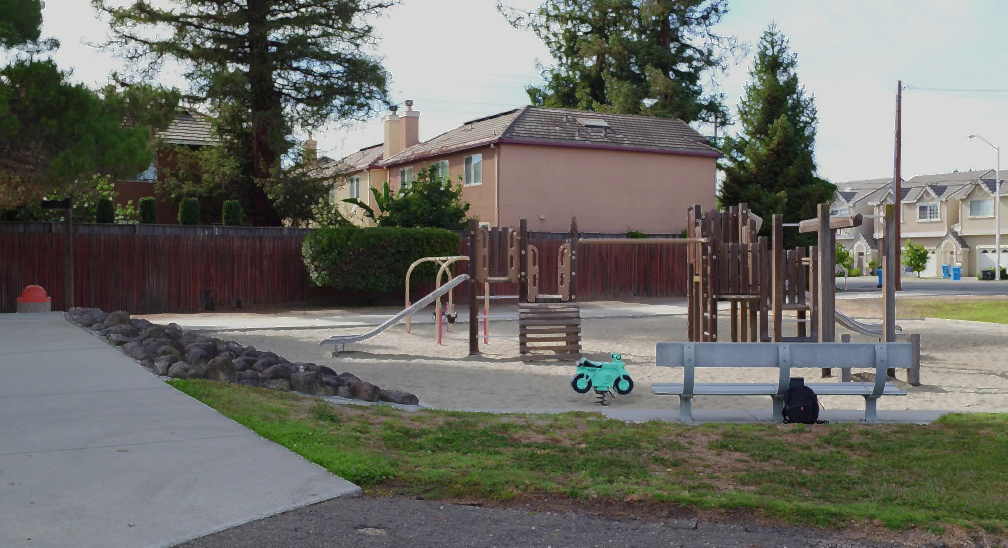
#> input picture demo.png, 1008 x 548 px, given in place of demo.jpg, which was not available
$ python preprocess.py
#> lines starting #> are read from the running program, lines starting #| are printed output that depends on the picture; pictures that were not available may be replaced by others from this repository, and a replacement may not be noted
#> further down, img is the input picture: shape (548, 1008, 3); mean B, G, R 104.2, 110.7, 110.5
import cv2
import numpy as np
from scipy.signal import convolve2d

def unsharp_mask(image, kernel_size=(3, 3), sigma=1.0, amount=1.0, threshold=0):
#> called with kernel_size = (3, 3), sigma = 1, amount = 1, threshold = 0
    blurred = cv2.GaussianBlur(image, kernel_size, sigma)
    sharpened = float(amount + 1) * image - float(amount) * blurred
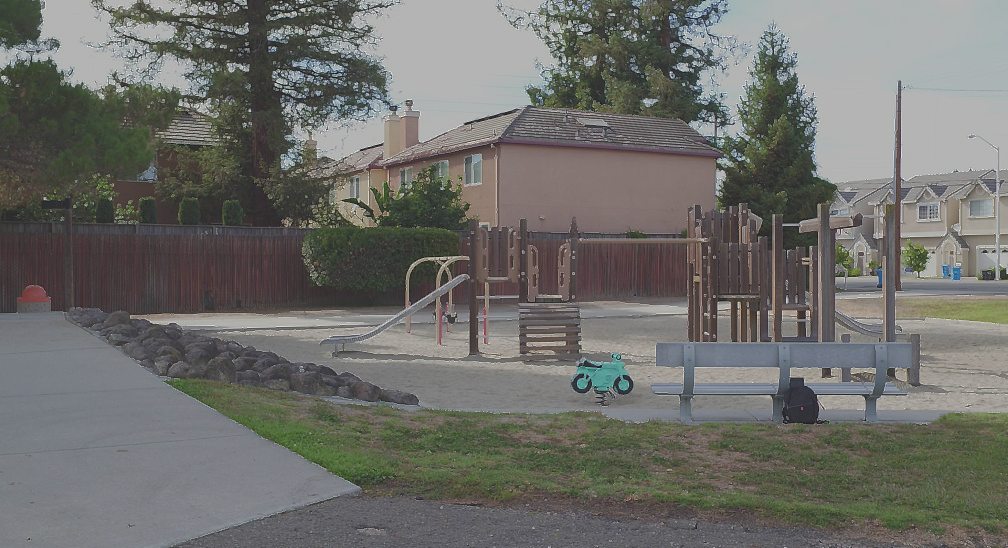
#> sharpened: shape (548, 1008, 3) float64; mean B, G, R 104.2, 110.7, 110.5; drawn with min black and max white
    sharpened = np.maximum(sharpened, np.zeros(sharpened.shape))
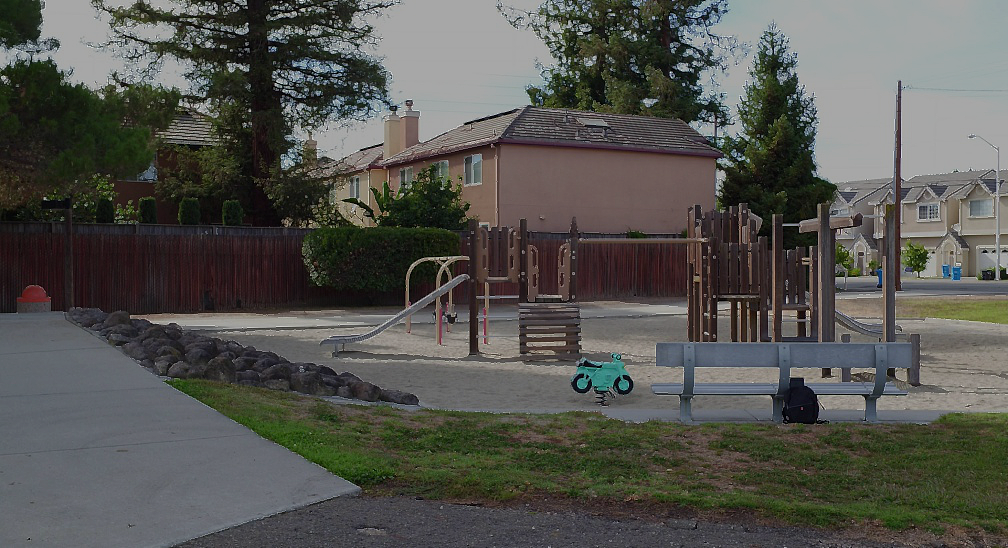
#> sharpened: shape (548, 1008, 3) float64; mean B, G, R 104.3, 110.7, 110.5; drawn with min black and max white
    sharpened = np.minimum(sharpened, 255 * np.ones(sharpened.shape))
    sharpened = sharpened.round().astype(np.uint8)
    if threshold > 0:
        low_contrast_mask = np.abs(image - blurred) < threshold
        np.copyto(sharpened, image, where=low_contrast_mask)
    return sharpened

def remove_wavy_noise(img_gray, low_pass_filter_size=25):
    # 执行快速傅里叶变换并计算频谱幅度
    f = np.fft.fft2(img_gray)
    fshift = np.fft.fftshift(f)
    magnitude_spectrum = 20 * np.log(np.abs(fshift))

    # 设计低通滤波器
    rows, cols = img_gray.shape
    crow, ccol = int(rows / 2), int(cols / 2)
    mask = np.zeros((rows, cols), np.uint8)
    mask[crow - low_pass_filter_size:crow + low_pass_filter_size,
         ccol - low_pass_filter_size:ccol + low_pass_filter_size] = 1

    # 应用低通滤波器
    fshift_filtered = fshift * mask
    magnitude_spectrum_filtered = 20 * np.log(np.abs(fshift_filtered))

    # 执行逆快速傅里叶变换
    f_ishift = np.fft.ifftshift(fshift_filtered)
    img_back = np.fft.ifft2(f_ishift)
    img_back = np.abs(img_back)

    return img_back

def blind_deconvolution(img, psf, iterations=10):
    deconvolved = np.full(img.shape, 0.5)
    for _ in range(iterations):
        reconvolved = convolve2d(deconvolved, psf, 'same')
        relative_blur = img / (reconvolved + 1e-10)
        deconvolved *= convolve2d(relative_blur, psf[::-1, ::-1], 'same')
    return deconvolved

# 读取图像
input_image = 'demo.jpg'
img = cv2.imread(input_image, cv2.IMREAD_COLOR)

# 应用反锐化掩膜
img = unsharp_mask(img)

# 将BGR图像分解为单独的通道
b, g, r = cv2.split(img)

# 应用盲去卷积
psf = np.ones((5, 5)) / 25
b_restored = blind_deconvolution(b, psf)
#> after the loop in blind_deconvolution, `for _ in range(iterations):`:
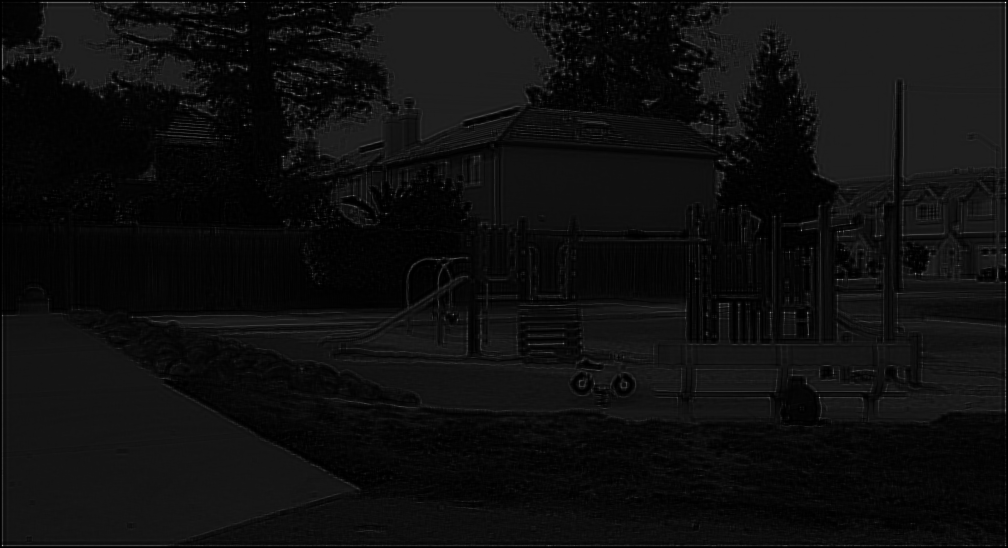
#> deconvolved: shape (548, 1008) float64; min 0.000132, max 1768.9, mean 104.2; drawn with min black and max white
#> after the loop in blind_deconvolution, `for _ in range(iterations):`:
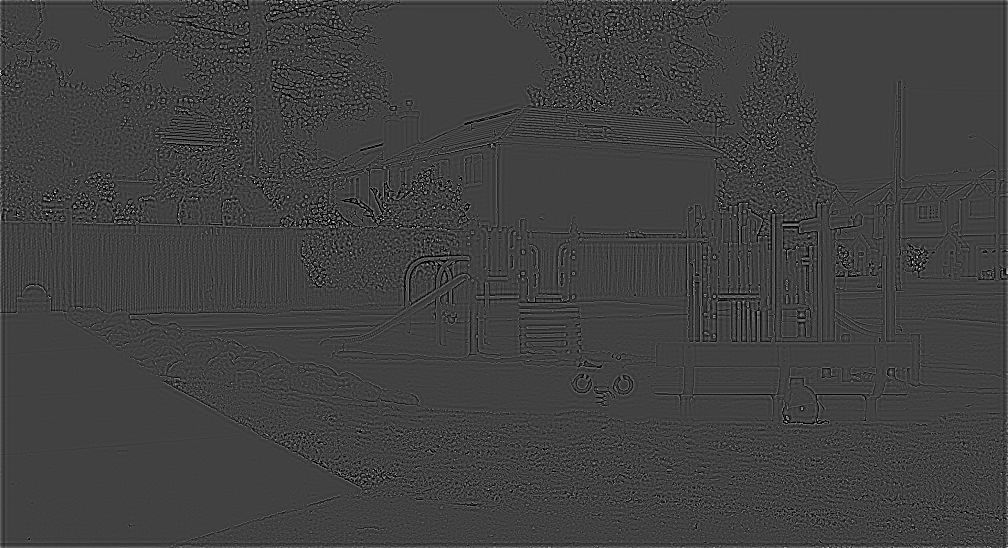
#> relative_blur: shape (548, 1008) float64; min 0, max 3.89, mean 0.993; drawn with min black and max white
# b_restored = remove_wavy_noise(b_restored)
g_restored = blind_deconvolution(g, psf)
#> the loop in blind_deconvolution (call 2), `for _ in range(iterations):` made 10 passes
#> pass 1, in blind_deconvolution (call 2), `relative_blur = img / (reconvolved + 1e-10)`:
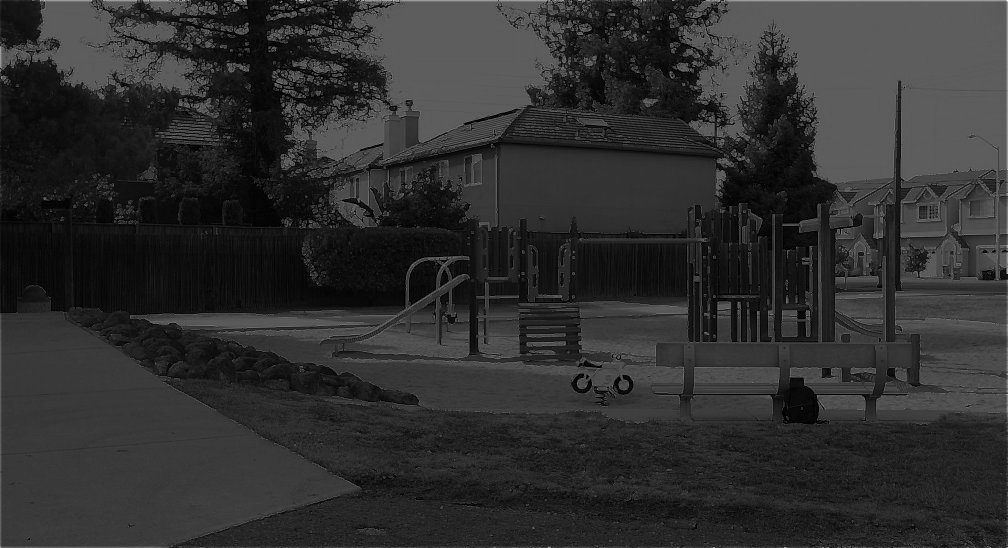
#> relative_blur: shape (548, 1008) float64; min 0, max 1188.9, mean 222.6; drawn with min black and max white
# g_restored = remove_wavy_noise(g_restored)
r_restored = blind_deconvolution(r, psf)
# r_restored = remove_wavy_noise(r_restored)

# 将图像数据类型转换回uint8并裁剪到0-255范围
b_restored = np.clip(b_restored, 0, 255).astype('uint8')
g_restored = np.clip(g_restored, 0, 255).astype('uint8')
r_restored = np.clip(r_restored, 0, 255).astype('uint8')
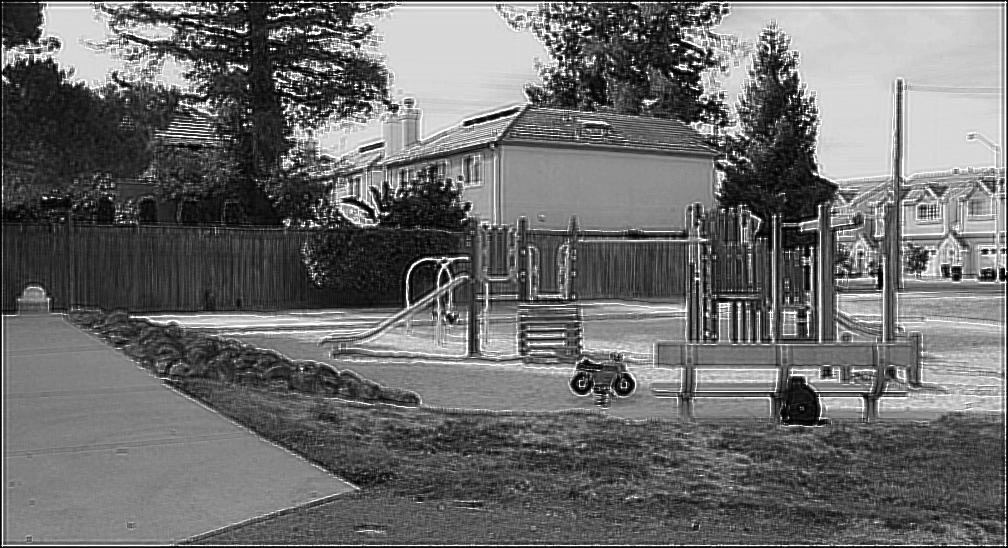
#> r_restored: shape (548, 1008); min 0, max 255, mean 108.3

# 重新组合通道以获得恢复后的BGR图像
img_restored = cv2.merge((b_restored, g_restored, r_restored))
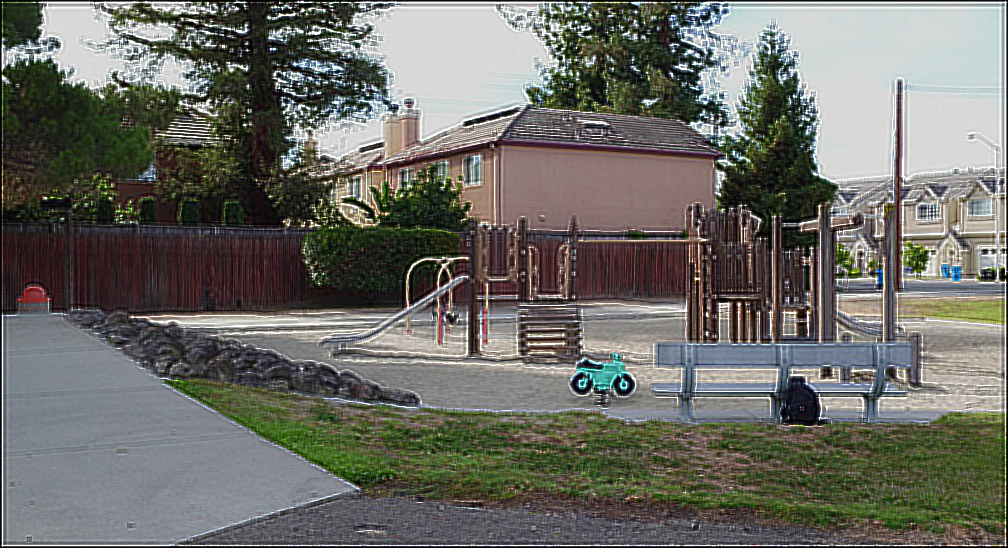
#> img_restored: shape (548, 1008, 3); mean B, G, R 101.8, 108.3, 108.3
# filtered_img = cv2.bilateralFilter(img_restored, d=9, sigmaColor=75, sigmaSpace=75)
filtered_img = cv2.fastNlMeansDenoisingColored(img_restored, None, 10, 10, 7, 21)

# 显示图像
print('Original image')
cv2.imwrite('./demo_restored_sharpen.jpg', img_restored)
print('Restored image')
